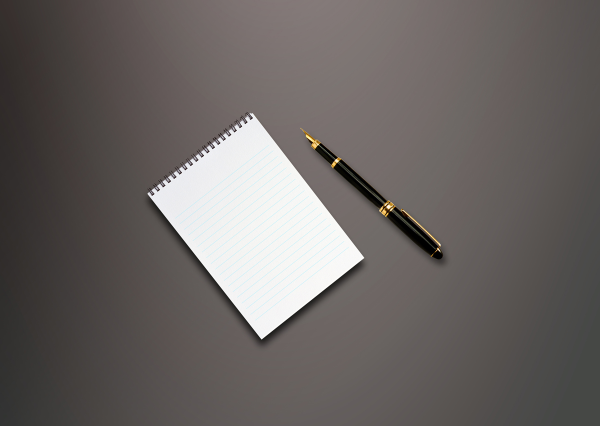
#> input picture Document Scanner in warp format/5.jpg, 1200 x 852 px (shown at 1/2 size)
$ python scanner.py
#> lines starting #> are read from the running program, lines starting #| are printed output that depends on the picture; after the words box and inside, x2 and y2 are one past the last pixel; in counts of white or black regions, pixels touching at a corner belong together
import cv2
import numpy as np
import matplotlib.pyplot as plt

img = cv2.imread('5.jpg')
#> img is the input picture: shape (852, 1200, 3); mean B, G, R 98.5, 100.6, 105.8

width = 640
height = 480

img = cv2.resize(img,(640,480))
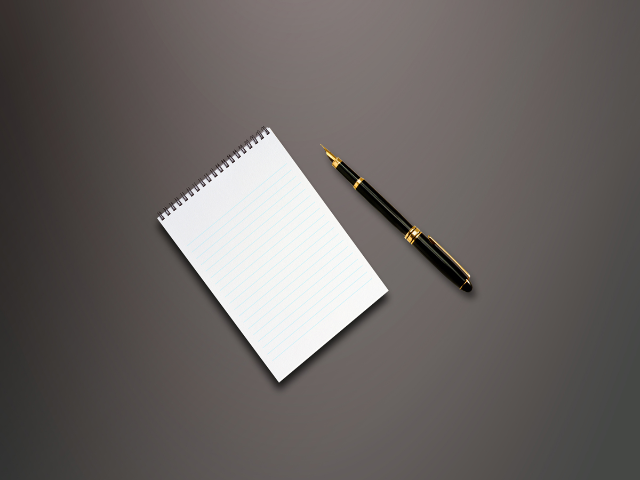
#> img: shape (480, 640, 3); mean B, G, R 98.5, 100.5, 105.7
img_gray = cv2.cvtColor(img,cv2.COLOR_BGR2GRAY)
img_blur = cv2.GaussianBlur(img_gray,(5,5),1)

img_canny = cv2.Canny(img_blur,40,60)
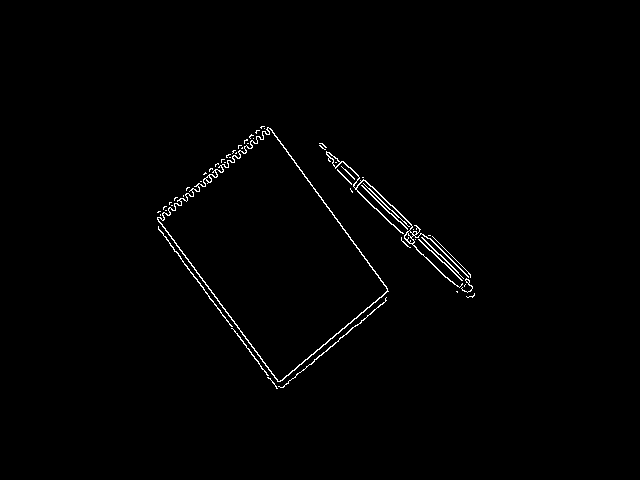
#> img_canny: shape (480, 640); 0.93% white in thin lines or dots, all inside (x1, y1, x2, y2) = (157, 126, 475, 389)

kernel = np.ones((5,5))

img_dilate = cv2.dilate(img_canny,kernel,iterations=2)
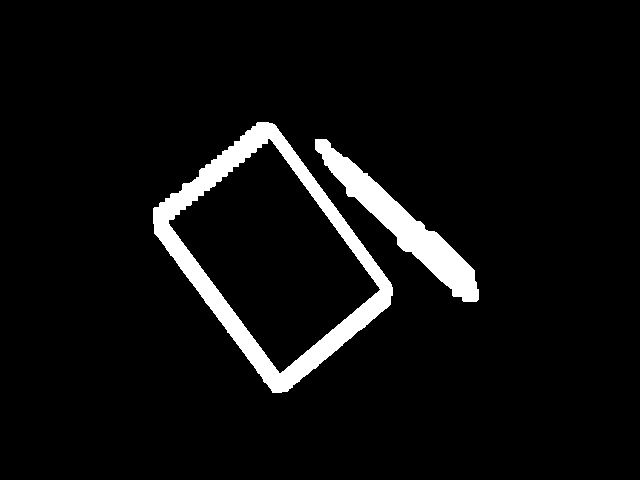
#> img_dilate: shape (480, 640); 5.6% white; 2 white regions, box (x1, y1, x2, y2) and area: (153, 122, 393, 393) 11478, (315, 139, 479, 302) 5807

img_erosion = cv2.erode(img_dilate, kernel, iterations=1)
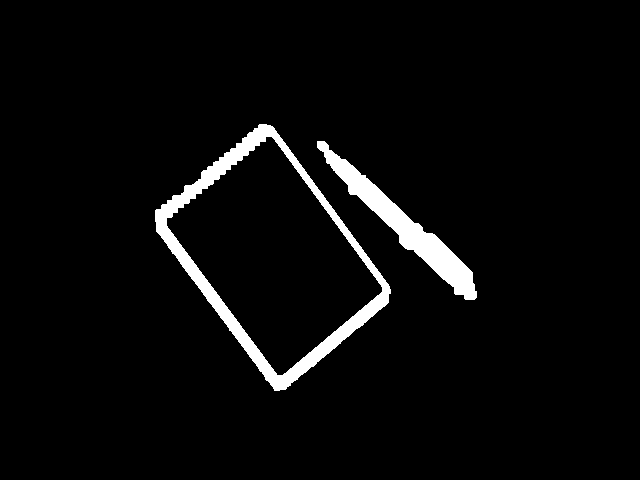
#> img_erosion: shape (480, 640); 4% white; 2 white regions

img2 = img.copy()
img3 = img.copy()


contours, hierarchy = cv2.findContours(img_erosion,cv2.RETR_EXTERNAL,cv2.CHAIN_APPROX_SIMPLE)
#> contours = 2 contours; box (x1, y1, x2, y2) and area: (155, 124, 391, 391) 33592, (317, 141, 477, 300) 4318


biggest = np.array([])
max_area = 0
for contour in contours:
	area = cv2.contourArea(contour)
	if area>5000:
		perimeter = cv2.arcLength(contour,True)
		approx = cv2.approxPolyDP(contour,0.02*perimeter,True)
		if area>max_area:
			biggest = approx
			max_area = area
#> this loop made 2 passes
#> (area, perimeter, biggest, max_area) on pass 2: (33592, 794.6, [[259, 124], [155, 221], [279, 390], [390, 289]], 33592)
#> area on pass 1: 4317.5
#> after the loop, max_area = 33592


biggest = biggest.reshape((len(biggest),2))

def swaplist(mylist,pos1,pos2):
	print(mylist[pos1],mylist[pos2])
	mylist = list(mylist)
	temp = mylist.pop(pos1)
	temp1 = mylist.pop(pos2-1)
	mylist.insert(pos1,temp1)
	mylist.insert(pos2,temp)
	return mylist


cv2.drawContours(img3,contours,-1,(0,255,0),3)
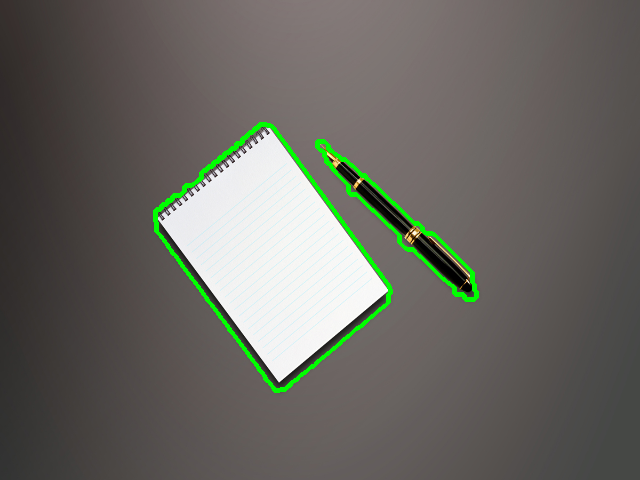
#> img3: shape (480, 640, 3); 1.66% of pixels changed, all inside (x1, y1, x2, y2) = (153, 122, 479, 393)

biggestNew = swaplist(biggest,0,1)
#| [259 124] [155 221]
#> in swaplist, `mylist = list(mylist)`: mylist = [[259, 124], [155, 221], [279, 390], [390, 289]]
#> in swaplist, `temp = mylist.pop(pos1)`: temp = [259, 124]
#> in swaplist, `temp1 = mylist.pop(pos2-1)`: temp1 = [155, 221]
#> biggestNew = [[155, 221], [259, 124], [279, 390], [390, 289]]
pt1 = np.float32(biggestNew)
#> pt1 = [[155, 221], [259, 124], [279, 390], [390, 289]]
pt2 = np.float32([[0,0],[width,0],[0,height],[width,height]])

matrix = cv2.getPerspectiveTransform(pt1,pt2)
#> matrix = [[3.97, -2.91, 28.4], [1.79, 1.92, -701.5], [0.00025, 0.000175, 1]]
imgWarp = cv2.warpPerspective(img3,matrix,(width,height))
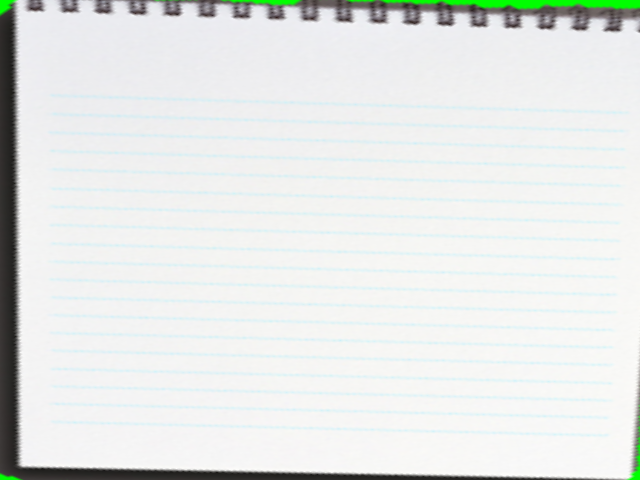
#> imgWarp: shape (480, 640, 3); mean B, G, R 229.4, 231.1, 227.9


all_images = np.hstack([img3, imgWarp])
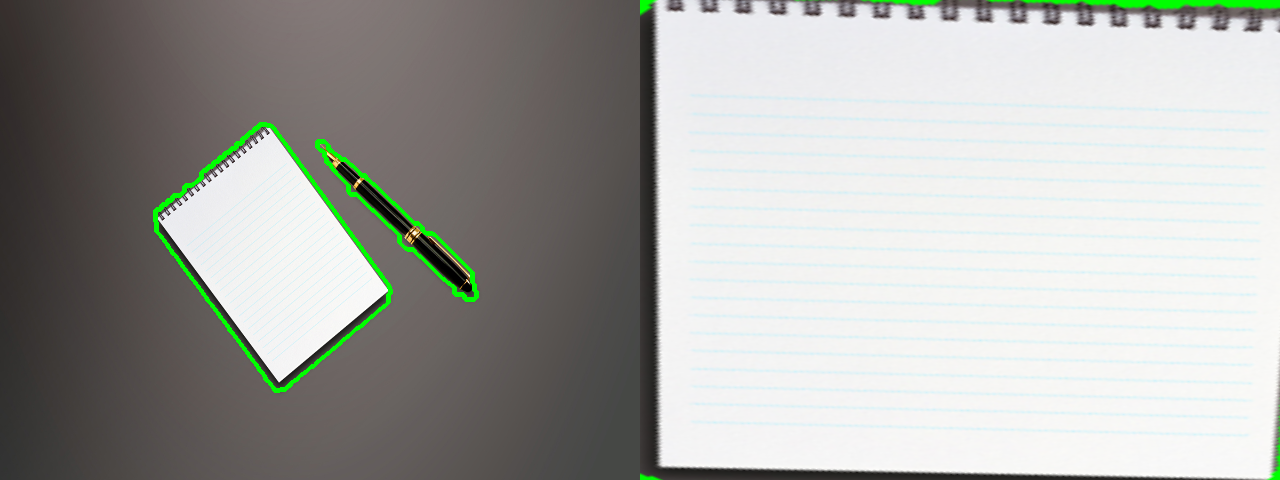
#> all_images: shape (480, 1280, 3); mean B, G, R 163.2, 167.2, 166
cv2.imshow('img',all_images)
cv2.waitKey(0)
cv2.destroyAllWindows()

$ run again, with Document Scanner in warp format/4.jpg copied over Document Scanner in warp format/5.jpg
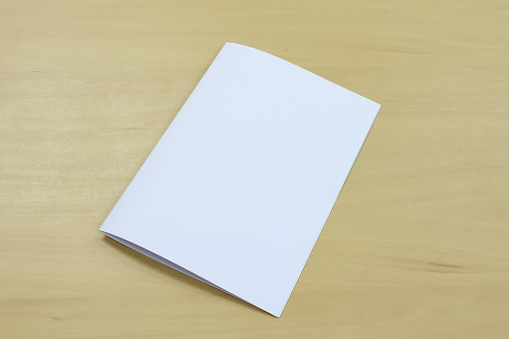
#> input picture Document Scanner in warp format/4.jpg, 509 x 339 px
#> img is the input picture: shape (339, 509, 3); mean B, G, R 165.7, 195, 201.1
#> img: shape (480, 640, 3)
#> img_canny: shape (480, 640); 0.68% white in thin lines or dots, all inside (x1, y1, x2, y2) = (123, 59, 578, 452)
#> img_dilate: shape (480, 640); 5.6% white; 2 white regions, box (x1, y1, x2, y2) and area: (119, 55, 483, 456) 16801, (539, 367, 582, 383) 526
#> img_erosion: shape (480, 640); 3.6% white; 2 white regions
#> contours = 2 contours; box (x1, y1, x2, y2) and area: (121, 57, 481, 454) 82157, (541, 369, 580, 381) 252
#> the loop `for contour in contours:` made 2 passes
#> (area, perimeter, biggest, max_area) on pass 2: (82157, 1223, [[284, 57], [121, 330], [351, 453], [480, 146]], 82157)
#> after the loop `for contour in contours:`: max_area = 82157
#> `cv2.drawContours(img3,contours,-1,(0,255,0),3)`:
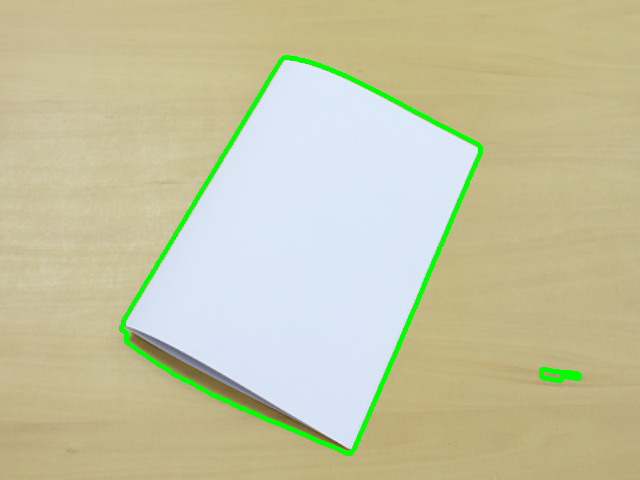
#> img3: shape (480, 640, 3); mean B, G, R 163.2, 196.3, 197.6
#| [284  57] [121 330]
#> mylist = [[284, 57], [121, 330], [351, 453], [480, 146]]
#> temp = [284, 57]
#> temp1 = [121, 330]
#> biggestNew = [[121, 330], [284, 57], [351, 453], [480, 146]]
#> matrix = [[0.963, -1.8, 477.7], [2.04, 1.22, -648.2], [-9.57e-05, 0.000711, 1]]
#> `all_images = np.hstack([img3, imgWarp])`:
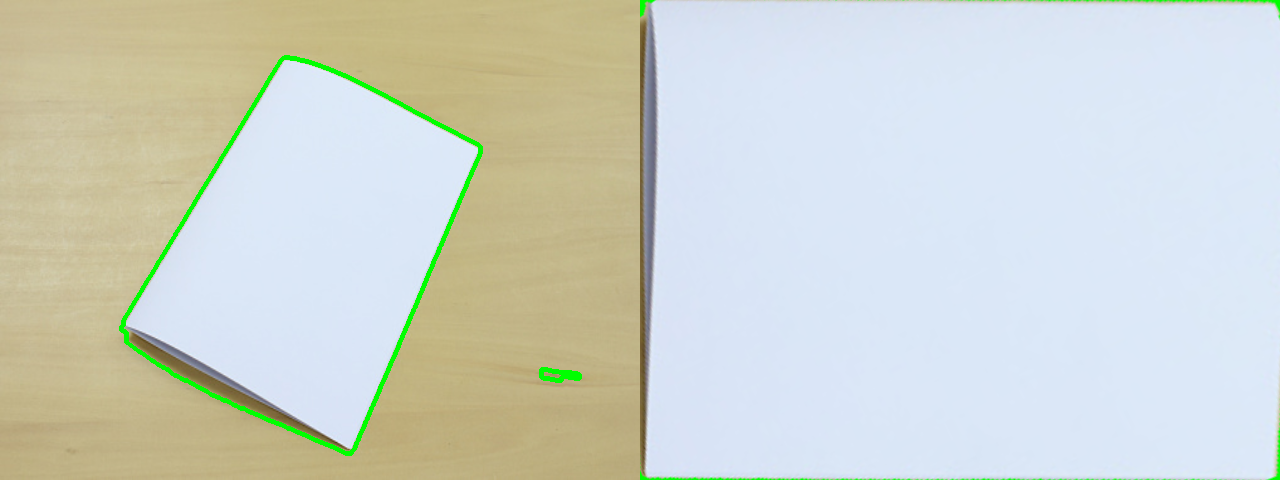
#> all_images: shape (480, 1280, 3); mean B, G, R 202.8, 212.3, 206.8
